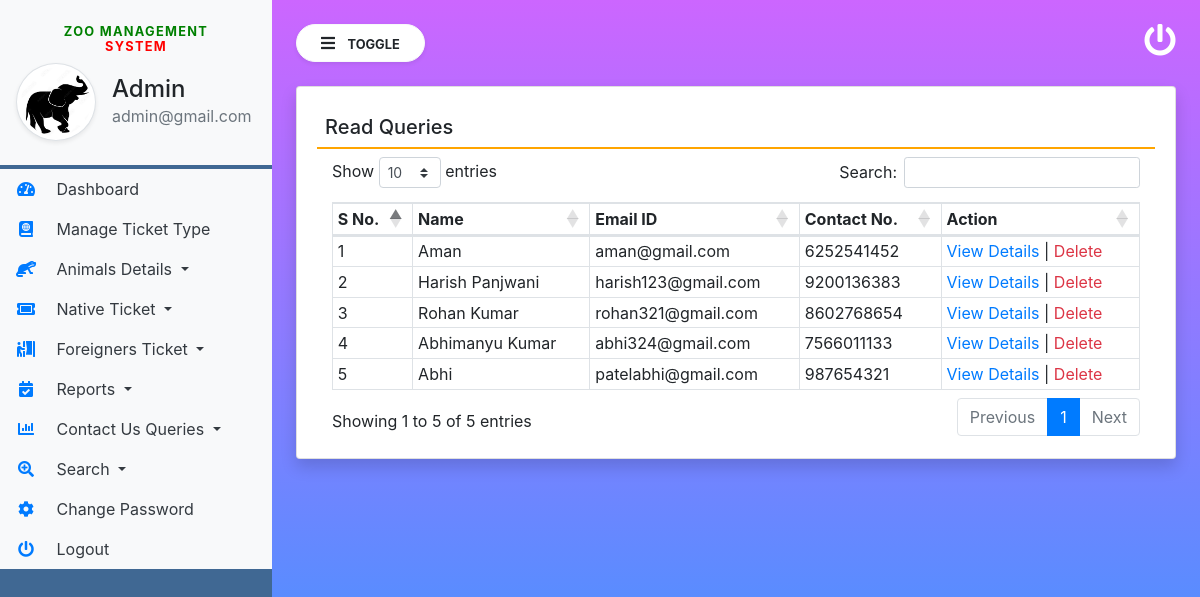
Screenshot of /read_queries (signed in) with the database file from the repository.
### zoo/models.py (models this page shows, shortened)
class Contact(models.Model):
    fullname = models.CharField(max_length=50,null=True)
    contact = models.CharField(max_length=15,null=True)
    emailid = models.CharField(max_length=100,null=True)
    message = models.CharField(max_length=300,null=True)
    isread = models.CharField(max_length=10)
    mdate = models.DateTimeField(auto_now_add=True)

### zoo/views.py (the view)
# urls.py: path('read_queries',read_queries, name='read_queries'),
def read_queries(request):
    if not request.user.is_authenticated:
        return redirect('admin_login')
    contact = Contact.objects.filter(isread="yes")
    return render(request, 'read_queries.html', locals())

### zoo/templates/read_queries.html
{% extends 'admin_base.html' %}
{% block main  %}
<div class="card shadow">
    <div class="card-body">
        <h5 class="p-2" style="border-bottom: 2px solid orange;">Read Queries</h5>
<div class="container-fluid">
        <table class="table table-bordered table-sm" id="example">
            <thead>
                <tr>
                    <th>S No.</th>
                    <th>Name</th>
                    <th>Email ID</th>
                    <th>Contact No.</th>
                    <th>Action</th>
                </tr>
            </thead>
            <tbody>
                {% for i in contact %}
                <tr>
                    <td>{{forloop.counter}}</td>
                    <td>{{i.fullname}}</td>
                    <td>{{i.emailid}}</td>
                    <td>{{i.contact}}</td>
                    <td><a href="{% url 'view_queries' i.id %}" class="text-primary">View Details</a>
                        | <a href="{% url 'delete_queries' i.id %}" class="text-danger" onclick="return confirm('Are You Sure?')">Delete</a>
                        </td>
                </tr>
                {% endfor %}
            </tbody>
        </table>
</div>
</div>
</div>
{% endblock %}

### zoo/templates/admin_base.html (shortened to what this page needs)
{% load static %}
<html lang="en">
<head>
    <link rel="stylesheet" href="https://maxcdn.bootstrapcdn.com/bootstrap/4.3.1/css/bootstrap.min.css">
    <link rel="stylesheet" href="https://use.fontawesome.com/releases/v5.6.3/css/all.css"
>
    <link rel="stylesheet" href="https://cdnjs.cloudflare.com/ajax/libs/twitter-bootstrap/4.5.2/css/bootstrap.css">
    <link rel="stylesheet" href="https://cdn.datatables.net/1.11.3/css/dataTables.bootstrap4.min.css">
    <link rel="stylesheet" type="text/css" href="{% static 'css/sidebar.css' %}">
</head>
<body>
<div class="vertical-nav bg-custom" id="sidebar">
    <div class="py-4 px-3 mb-1 bg-light">
        <center><h4 class="font-weight-bold text-uppercase px-3 small dashboard-text"><span style="color: green">Zoo Management</span> <span style="color: red">System</span></h4></center>
        <div class="media d-flex align-items-center">
            <img src="{% static 'images/animal1.png' %}" width="80" height="80"
                 class="mr-3 rounded-circle img-thumbnail shadow-sm">
            <div class="media-body">
                <h4 class="mb-0">Admin</h4>
                <p class="text-muted mb-0">{{request.user.email}}</p>
            </div>
        </div>
    </div>
    <ul class="nav flex-column bg-white">
        <li class="nav-item">
            <a href="{% url 'admin_home' %}" class="nav-link text-dark bg-light">
                <i class="fas fa-tachometer-alt fa-fw mr-3 text-primary"></i>
                Dashboard
            </a>
        </li>
        <li class="nav-item">
            <a href="{% url 'manage_Ticket_Type' %}" class="nav-link text-dark bg-light">
                <i class="fas fa-atlas mr-3 text-primary fa-fw"></i>
                Manage Ticket Type
            </a>
        </li>
        <li class="nav-item dropdown">
            <a class="nav-link dropdown-toggle text-dark bg-light" href="#" data-toggle="dropdown">
                <i class="fas fa-otter mr-3 text-primary fa-fw"></i> Animals Details
            </a>
        </li>
        <li class="nav-item dropdown">
            <a class="nav-link dropdown-toggle text-dark bg-light" href="#" id="navbardrop" data-toggle="dropdown">
                <i class="fas fa-ticket-alt mr-3 text-primary fa-fw"></i> Native Ticket
            </a>
        </li>
        <li class="nav-item dropdown">
            <a class="nav-link dropdown-toggle text-dark bg-light" href="#" data-toggle="dropdown">
                <i class="fas fa-person-booth mr-3 text-primary fa-fw"></i> Foreigners Ticket
            </a>
        </li>
        <li class="nav-item dropdown">
            <a class="nav-link dropdown-toggle text-dark bg-light" href="#" data-toggle="dropdown">
                <i class="fas fa-calendar-check mr-3 text-primary fa-fw"></i> Reports
            </a>
        </li>
        <li class="nav-item dropdown">
            <a class="nav-link dropdown-toggle text-dark bg-light" href="#" data-toggle="dropdown">
                <i class="fas fa-chart-bar mr-3 text-primary fa-fw"></i> Contact Us Queries
            </a>
        </li>
        <li class="nav-item dropdown">
            <a class="nav-link dropdown-toggle text-dark bg-light" href="#" data-toggle="dropdown">
                <i class="fas fa-search-plus mr-3 text-primary fa-fw"></i> Search
            </a>
        </li>
        <li class="nav-item">
            <a href="{% url 'changePassword' %}" class="nav-link text-dark bg-light">
                <i class="fas fa-cog mr-3 text-primary fa-fw"></i>
                Change Password
            </a>
        </li>
        <li class="nav-item">
            <a href="/logout" class="nav-link text-dark bg-light">
                <i class="fas fa-power-off mr-3 text-primary fa-fw"></i>
                Logout
            </a>
        </li>
    </ul>
</div>
<div class="page-content p-4" id="content">
    <a href="/logout" title="logout" class="float-right text-white"><i class="fas fa-power-off fa-2x"></i></a>
    <button id="sidebarCollapse" type="button" class="btn btn-light bg-white rounded-pill shadow-sm px-4 mb-4">
        <i class="fas fa-bars mr-2"></i>
        <small class="text-uppercase font-weight-bold">Toggle</small>
    </button>
    {% block main %}
    {% endblock %}
</div>
</body>
</html>

### zoo/static/css/sidebar.css (style rules this page uses)
body { background: linear-gradient(to bottom, #cc66ff 0%, #3399ff 100%); min-height:100vh; }
.vertical-nav { min-width : 17rem; width : 17rem; height:100vh; position:fixed; top:0; left:0; transition: all 0.4s; }
.page-content { width:calc(100% - 17rem); margin-left:17rem; transition:all 0.4s; }
.dashboard-text { letter-spacing : 0.1em; color : #aaa; }
.bg-custom { background-color: #406893!important; }

### rows the page displays
Contact: fullname "Aman", emailid "aman@gmail.com", contact "6252541452"
Contact: fullname "Harish Panjwani", emailid "harish123@gmail.com", contact "9200136383"
Contact: fullname "Rohan Kumar", emailid "rohan321@gmail.com", contact "8602768654"
Contact: fullname "Abhimanyu Kumar", emailid "abhi324@gmail.com", contact "7566011133"
Contact: fullname "Abhi", emailid "patelabhi@gmail.com", contact "987654321"

### other values shown
{{ request.user.email }} "admin@gmail.com"
